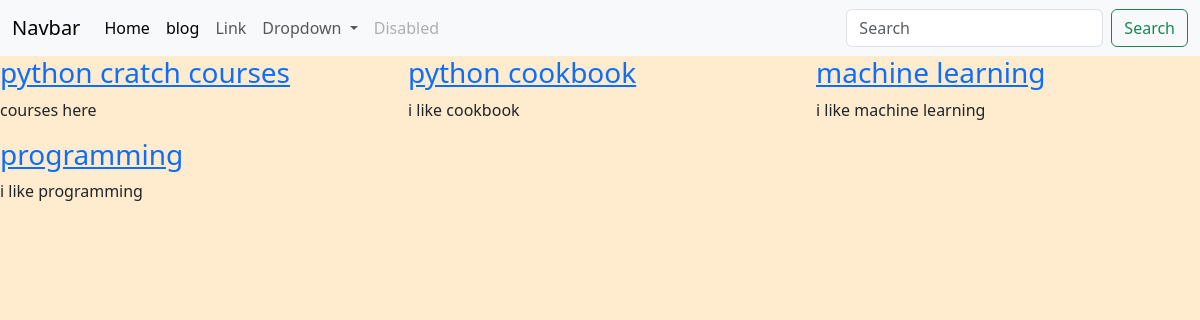
The page /courses/des on the database as committed earlier.
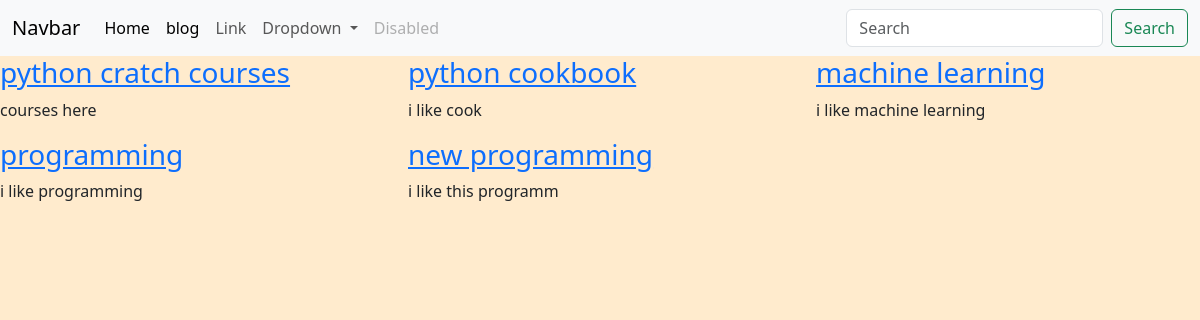
The same page on the database as committed later.
### courses/models.py (models this page shows, shortened)
class Courses(models.Model):
    title=models.CharField(max_length=50)
    description=models.TextField()
    class Meta:
        verbose_name = 'Course'
        verbose_name_plural = 'Courses'

### courses/views.py (the view)
# urls.py: path('',List_View.as_view(),name='courses-list'),
class List_View(View):
    template_name='courses/courses_list.html'
    def get(self, request,*args, **kwargs):
        queryset=Courses.objects.all()
        return render(request, self.template_name, {'object_list':queryset})

### templates/courses/courses-list-des.html
{% extends "base.html" %} {% block content %}
<div class="row">
  {%for instance in object_list%}
  <div class="col-md-4">
    <h3>
      <a href="{% url 'courses:course-detail' instance.pk %}"
        >{{instance.title}}</a
      >
    </h3>
    <p>{{instance.description}}</p>
  </div>
  {% endfor %}
</div>
{% endblock content %}

Rows that differ between the two databases and show on the page:
changed Courses "python cookbook": description "i like cookbook" → "i like cook"
added Courses: title "new programming", description "i like this programm"
